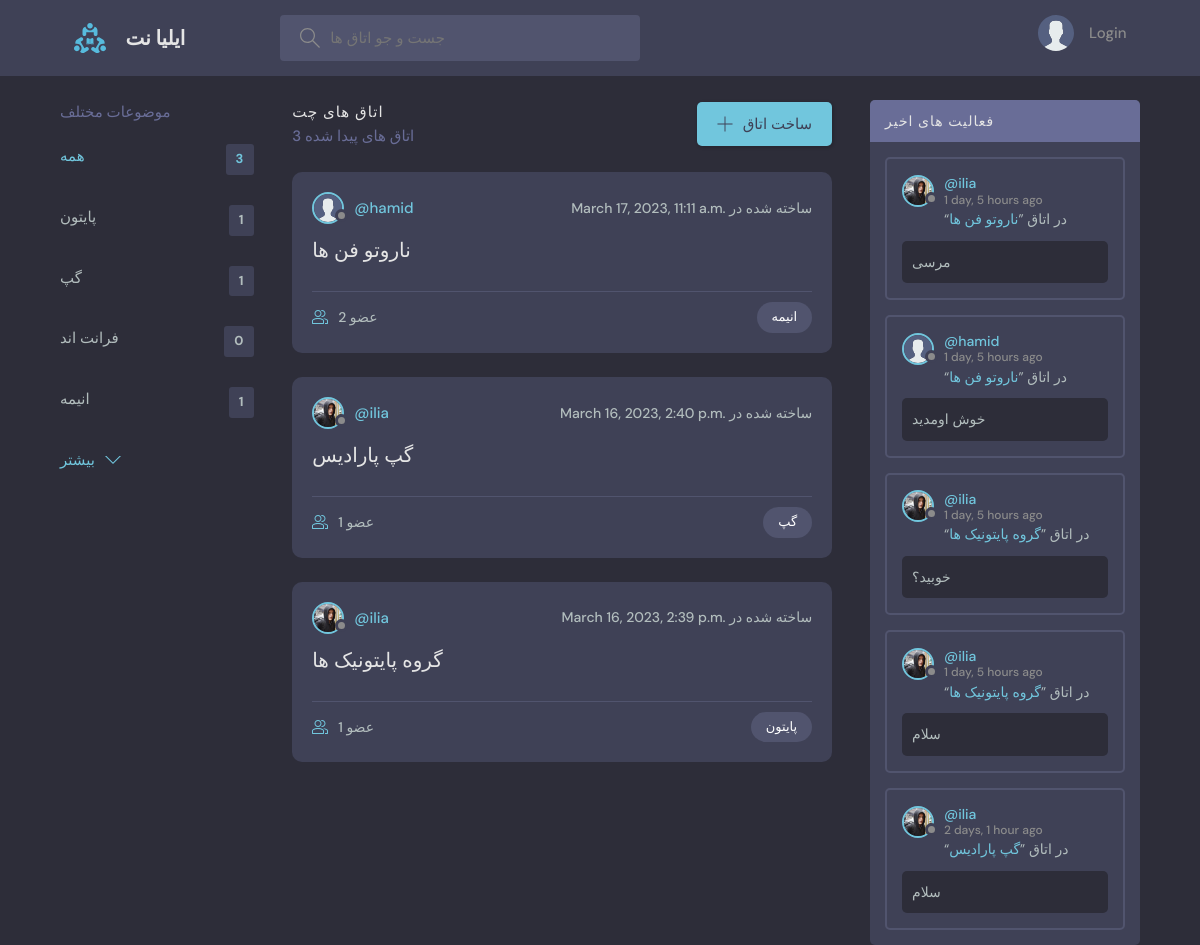
The page / on the database its author committed.
### base/models.py (models this page shows, shortened)
class Topic(models.Model):
    name = models.CharField(max_length=200)

class Room(models.Model):
    host = models.ForeignKey(User, on_delete=models.SET_NULL, null=True)
    topic = models.ForeignKey(Topic, on_delete=models.SET_NULL, null=True)
    name = models.CharField(max_length=200)
    description = models.TextField(null=True, blank=True)
    participants = models.ManyToManyField(
        User, related_name='participants', blank=True)
    updated = models.DateTimeField(auto_now=True)
    created = models.DateTimeField(auto_now_add=True)
    class Meta:
        ordering = ['-updated', '-created']

class User(AbstractUser):
    name = models.CharField(max_length=200, null=True)
    email = models.EmailField(unique=True, null=True)
    bio = models.TextField(null=True)
    avatar = models.ImageField(null=True, default="avatar.svg")
    USERNAME_FIELD = 'email'
    REQUIRED_FIELDS = []

class Message(models.Model):
    user = models.ForeignKey(User, on_delete=models.CASCADE)
    room = models.ForeignKey(Room, on_delete=models.CASCADE)
    body = models.TextField()
    updated = models.DateTimeField(auto_now=True)
    created = models.DateTimeField(auto_now_add=True)
    class Meta:
        ordering = ['-updated', '-created']
    def __str__(self):
        return self.body[0:50]

### base/views.py (the view)
# urls.py: path("",home,name="home"),
def home(request):
    q=request.GET.get('q') if request.GET.get("q") != None else ""
    topics=Topic.objects.all()[0:6]
    rooms=Room.objects.filter(
        Q(name__icontains=q)|
        Q(topic__name__icontains=q)|
        Q(description__icontains=q)|
        Q(host__username__icontains=q)
    )
    all_messages=Message.objects.filter(
        Q(room__topic__name__icontains=q)|
        Q(room__name__icontains=q)|
        Q(user__username__icontains=q)
    )
    room_count=Room.objects.count()
    context={'rooms':rooms,'topics':topics,'room_count':room_count,'all_messages':all_messages}
    return render(request,'base/home.html',context)

### base/templates/base/home.html (shortened to what this page needs)
{% extends 'main.html' %}
{% block content %}
<main class="layout layout--3">
    <div class="container">
      {% include 'base/topics_component.html' %}
      <div class="roomList">
        <div class="roomList__header">
          <div>
            <h2>اتاق های چت</h2>
            <p>{{rooms.count}} اتاق های پیدا شده</p>
          </div>
          <a class="btn btn--main" href="{% url 'create-room' %}">
            <svg version="1.1" xmlns="http://www.w3.org/2000/svg" width="32" height="32" viewBox="0 0 32 32">
              <title>add</title>
              <path
                d="M16.943 0.943h-1.885v14.115h-14.115v1.885h14.115v14.115h1.885v-14.115h14.115v-1.885h-14.115v-14.115z">
              </path>
            </svg>
            ساخت اتاق
          </a>
        </div>
      {% include 'base/feed_component.html' %}
      {% include 'base/activity_component.html' %}
    </div>
  </main>
{% endblock content %}

### base/templates/base/topics_component.html
<div class="topics">
    <div class="topics__header">
      <h2> موضوعات مختلف</h2>
    </div>
    <ul class="topics__list">
      <li>
        <a href="{% url 'home' %}" class="active">همه <span>{{room_count}}</span></a>
      </li>
      {% for topic in topics %}
      <li>
        <a href="{% url 'home' %}?q={{topic.name}}">{{topic.name}} <span>{{topic.room_set.count}}</span></a>
      </li>
      {% endfor %}
    </ul>
    <a class="btn btn--link" href="{% url 'topics' %}">
      بیشتر
      <svg version="1.1" xmlns="http://www.w3.org/2000/svg" width="32" height="32" viewBox="0 0 32 32">
        <title>chevron-down</title>
        <path d="M16 21l-13-13h-3l16 16 16-16h-3l-13 13z"></path>
      </svg>
    </a>
  </div>

### base/templates/base/feed_component.html (shortened to what this page needs)
    {% for room in rooms %}
    <div class="roomListRoom">
      <div class="roomListRoom__header">
        <a href="{% url 'user-profile' room.host.id %}" class="roomListRoom__author">
          <div class="avatar avatar--small">
            <img src="{{room.host.avatar.url}}" />
          </div>
          <span>@{{room.host.username}}</span>
        </a>
        <div class="roomListRoom__actions">
          <span> {{room.created}} ساخته شده در </span>
        </div>
      </div>
      <div class="roomListRoom__content">
        <a href="{% url 'room' room.id %}">{{room.name}}</a>
      </div>
      <div class="roomListRoom__meta">
        <a href="{% url 'room' room.id %}" class="roomListRoom__joined">
          {{room.participants.count}} عضو
        </a>
        <p class="roomListRoom__topic"><a href="{% url 'home' %}?q={{room.topic.name}}" style="color: white;">{{room.topic.name}}</a></p>
      </div>
    </div>
    {% endfor %}
  </div>

### base/templates/base/activity_component.html (shortened to what this page needs)
<div class="activities">
    <div class="activities__header">
      <h2>فعالیت های اخیر</h2>
    </div>
    {% for message in all_messages %}
    <div class="activities__box">
      <div class="activities__boxHeader roomListRoom__header">
        <a href="{% url 'user-profile' message.user.id %}" class="roomListRoom__author">
          <div class="avatar avatar--small">
            <img src="{{message.user.avatar.url}}" />
          </div>
          <p>
            @{{message.user.username}}
            <span>{{message.created|timesince}} ago</span>
          </p>
        </a>
      </div>
      <div class="activities__boxContent">
        <p> “<a href="{% url 'room' message.room.id %}">{{message.room.name}} </a>” در اتاق </p>
        <div class="activities__boxRoomContent">
        {{message}}
        </div>
      </div>
    </div>
    {% endfor %}
  </div>

### rows shown on the page
Topic: name "پایتون", room_set.count "1"
Topic: name "گپ", room_set.count "1"
Topic: name "فرانت اند", room_set.count "0"
Topic: name "انیمه", room_set.count "1"
Room: host.avatar (placeholder picture), host.username "hamid", created "March 17, 2023, 11:11 a.m.", name "ناروتو فن ها", participants.count "2", topic.name "انیمه"
Room: host.avatar (picture), host.username "ilia", created "March 16, 2023, 2:40 p.m.", name "گپ پارادیس", participants.count "1", topic.name "گپ"
Room: host.avatar (picture), host.username "ilia", created "March 16, 2023, 2:39 p.m.", name "گروه پایتونیک ها", participants.count "1", topic.name "پایتون"
Message: user.avatar (picture), user.username "ilia", created "1 day, 5 hours", room.name "ناروتو فن ها", body "مرسی"
Message: user.avatar (placeholder picture), user.username "hamid", created "1 day, 5 hours", room.name "ناروتو فن ها", body "خوش اومدید"
Message: user.avatar (picture), user.username "ilia", created "1 day, 5 hours", room.name "گروه پایتونیک ها", body "خوبید؟"
Message: user.avatar (picture), user.username "ilia", created "1 day, 5 hours", room.name "گروه پایتونیک ها", body "سلام"
Message: user.avatar (picture), user.username "ilia", created "2 days, 1 hour", room.name "گپ پارادیس", body "سلام"

### other values the page prints
{{ room_count }} "3"
{{ rooms.count }} "3"
